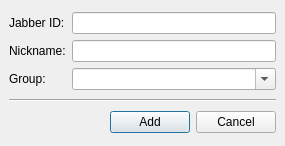
<ui version="4.0" >
 <class>addContact</class>
 <widget class="QDialog" name="addContact" >
  <property name="geometry" >
   <rect>
    <x>0</x>
    <y>0</y>
    <width>285</width>
    <height>146</height>
   </rect>
  </property>
  <property name="windowTitle" >
   <string>Add Contact</string>
  </property>
  <layout class="QGridLayout" >
   <property name="margin" >
    <number>9</number>
   </property>
   <property name="spacing" >
    <number>6</number>
   </property>
   <item row="1" column="0" colspan="2" >
    <widget class="Line" name="line" >
     <property name="orientation" >
      <enum>Qt::Horizontal</enum>
     </property>
    </widget>
   </item>
   <item row="2" column="1" >
    <layout class="QHBoxLayout" >
     <property name="margin" >
      <number>0</number>
     </property>
     <property name="spacing" >
      <number>6</number>
     </property>
     <item>
      <widget class="QPushButton" name="pushButton" >
       <property name="text" >
        <string>Add</string>
       </property>
      </widget>
     </item>
     <item>
      <widget class="QPushButton" name="pushButton_2" >
       <property name="text" >
        <string>Cancel</string>
       </property>
      </widget>
     </item>
    </layout>
   </item>
   <item row="0" column="0" colspan="2" >
    <layout class="QHBoxLayout" >
     <property name="margin" >
      <number>0</number>
     </property>
     <property name="spacing" >
      <number>6</number>
     </property>
     <item>
      <layout class="QVBoxLayout" >
       <property name="margin" >
        <number>0</number>
       </property>
       <property name="spacing" >
        <number>6</number>
       </property>
       <item>
        <widget class="QLabel" name="label" >
         <property name="text" >
          <string>Jabber ID:</string>
         </property>
        </widget>
       </item>
       <item>
        <widget class="QLabel" name="label_2" >
         <property name="text" >
          <string>Nickname:</string>
         </property>
        </widget>
       </item>
       <item>
        <widget class="QLabel" name="label_3" >
         <property name="text" >
          <string>Group:</string>
         </property>
        </widget>
       </item>
      </layout>
     </item>
     <item>
      <layout class="QVBoxLayout" >
       <property name="margin" >
        <number>0</number>
       </property>
       <property name="spacing" >
        <number>6</number>
       </property>
       <item>
        <widget class="QLineEdit" name="jid" />
       </item>
       <item>
        <widget class="QLineEdit" name="nickname" />
       </item>
       <item>
        <widget class="QComboBox" name="group" >
         <property name="editable" >
          <bool>true</bool>
         </property>
        </widget>
       </item>
      </layout>
     </item>
    </layout>
   </item>
   <item row="2" column="0" >
    <spacer>
     <property name="orientation" >
      <enum>Qt::Horizontal</enum>
     </property>
     <property name="sizeHint" >
      <size>
       <width>141</width>
       <height>20</height>
      </size>
     </property>
    </spacer>
   </item>
  </layout>
 </widget>
 <resources/>
 <connections>
  <connection>
   <sender>pushButton</sender>
   <signal>clicked()</signal>
   <receiver>addContact</receiver>
   <slot>accept()</slot>
   <hints>
    <hint type="sourcelabel" >
     <x>149</x>
     <y>156</y>
    </hint>
    <hint type="destinationlabel" >
     <x>85</x>
     <y>131</y>
    </hint>
   </hints>
  </connection>
  <connection>
   <sender>pushButton_2</sender>
   <signal>clicked()</signal>
   <receiver>addContact</receiver>
   <slot>reject()</slot>
   <hints>
    <hint type="sourcelabel" >
     <x>262</x>
     <y>148</y>
    </hint>
    <hint type="destinationlabel" >
     <x>296</x>
     <y>111</y>
    </hint>
   </hints>
  </connection>
 </connections>
</ui>
